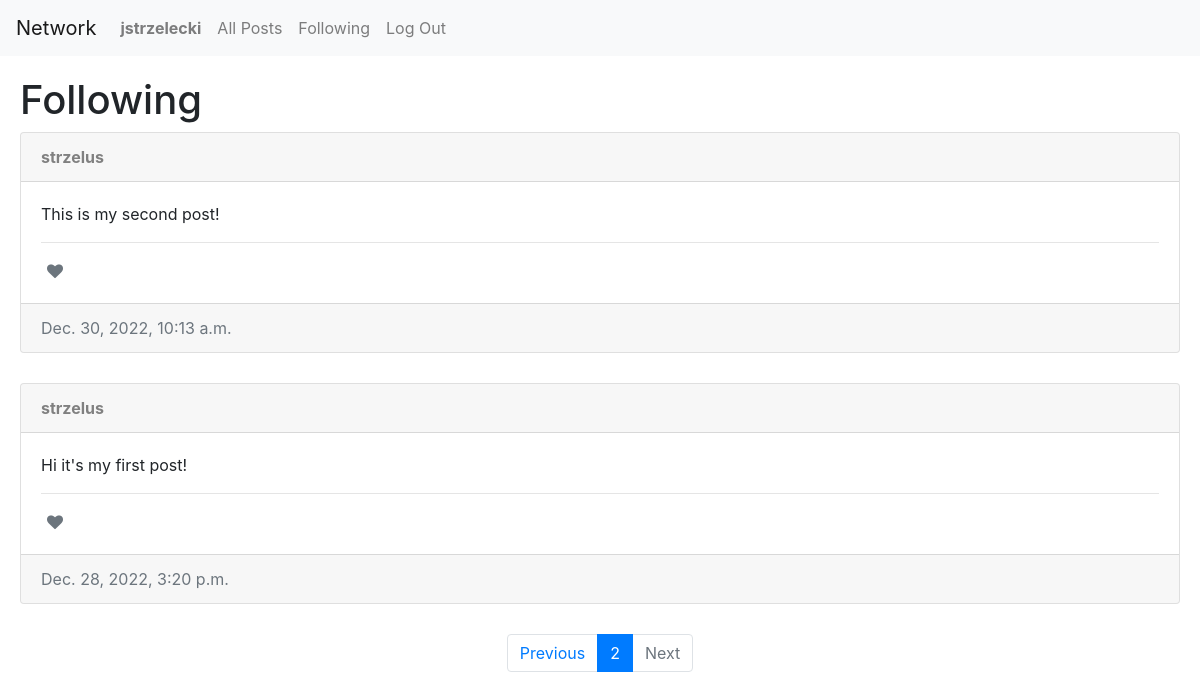
Page /following?page=2 (signed in) on the committed database.
### network/models.py (models this page shows, shortened)
class User(AbstractUser):
    pass

class Post(models.Model):
    user = models.ForeignKey(User, on_delete=models.CASCADE, related_name="author")
    text = models.TextField(null=True)
    date = models.DateTimeField(auto_now_add=True)
    likes = models.DecimalField(default=0, max_digits=5, decimal_places=0)

### network/views.py (the view)
# urls.py: path("following", views.following, name="following"),
@login_required
def following(request):
    following = list(Follow.objects.filter(follower=request.user).values_list('following', flat=True))
    posts = Post.objects.filter(user__in=following).order_by("-date")
    likes = Like.objects.all()
    whoYouLiked = []
    try:
        for like in likes:
            if like.user == request.user:
                whoYouLiked.append(like.post.id)
    except:
        whoYouLiked = []
    paginator = Paginator(posts, 10)
    page_number = request.GET.get('page')
    page_obj = paginator.get_page(page_number)
    return render(request, "network/following.html", {
        "page_obj": page_obj,
        "whoYouLiked": whoYouLiked
    })

### network/templates/network/following.html
{% extends "network/layout.html" %} {% block body %}
<h1>Following</h1>
<div class="vstack gap-3">
	{% if page_obj %} {% for post in page_obj %}
	<div class="card">
		<div class="card-header">
			<a id="username" class="user-link" href="{% url 'profile' post.user.id %}"
				><strong>{{ post.user }}</strong></a
			>
		</div>
		<div class="card-body">
			<p class="card-title">{{ post.text }}</p>
		<hr />
		{% if user == post.user %}
		<button
			class="btn btn-secondary"
			type="button"
			data-toggle="modal"
			data-target="#modal_edit_post_{{ post.id }}"
		>
			Edit
		</button>
		<div
			class="modal fade"
			id="modal_edit_post_{{ post.id }}"
			tabindex="-1"
			role="dialog"
			aria-hidden="true"
			aria-labelledby="modal_edit_post_{{ post.id }}_label"
		>
			<div class="modal-dialog" role="document">
				<div class="modal-content">
					<div class="modal-header">
						<h5 class="modal-title">Edit Post</h5>
						<button
							type="button"
							class="close"
							data-dismiss="modal"
							aria-label="Close"
						>
							<span aria-hidden="true">&times;</span>
						</button>
					</div>
					<div class="modal-body">
						<textarea
							class="form-control"
							name="content"
							id="textarea_{{ post.id }}"
							rows="5"
						>
{{ post.text }}</textarea
						>
					</div>
					<div class="modal-footer">
						<button
							type="button"
							class="btn btn-secondary"
							data-dismiss="modal"
						>
							Close
						</button>
						<button
							type="button"
							class="btn btn-primary"
							onclick="submitHandler({{ post.id }})"
						>
							Save changes
						</button>
					</div>
				</div>
			</div>
		</div>
		{% else %} {% if user.is_authenticated %}
		<div class="card-text">
			{% if post.id in whoYouLiked %}
			<button
				id="like_btn_{{ post.id }}"
				class="red like fa fa-heart"
				onclick="likeHandler({{ post.id }}, {{ whoYouLiked }})"
			></button>
			{% else %}
			<button
				id="like_btn_{{ post.id }}"
				class="text-muted like fa fa-heart"
				onclick="likeHandler({{ post.id }}, {{ whoYouLiked }})"
			></button>
			{% endif %}
		</div>
		{% endif %} {% endif %}
        </div>
		<div class="card-footer text-muted">{{ post.date }}</div>
    </div>
	{% empty %}
	<h1>No users are followed</h1>
	{% endfor %} {% endif %}
<nav>
	<ul class="pagination justify-content-center">
		{% if page_obj.has_previous %}
		<li class="page-item">
			<a class="page-link" href="?page={{ page_obj.previous_page_number }}"
				>Previous</a
			>
		</li>
		{% else %}
		<li class="page-item disabled">
			<a class="page-link" aria-label="disabled" href="#">Previous</a>
		</li>
		{% endif %}
		<li class="page-item active" aria-current="page">
			<span class="page-link" href="#">{{ page_obj.number }}</span>
		</li>
		{% if page_obj.has_next %}
		<li class="page-item">
			<a class="page-link" href="?page={{ page_obj.next_page_number }}">Next</a>
		</li>
		{% else %}
		<li class="page-item disabled">
			<a class="page-link" aria-label="disabled" href="#">Next</a>
		</li>
		{% endif %}
	</ul>
</nav>
{% endblock %}

### network/templates/network/layout.html (shortened to what this page needs)
{% load static %}
<!DOCTYPE html>
<html lang="en">
	<head>
		<link
			rel="stylesheet"
			href="https://stackpath.bootstrapcdn.com/bootstrap/4.4.1/css/bootstrap.min.css"
		/>
		<link
			rel="stylesheet"
			href="https://cdnjs.cloudflare.com/ajax/libs/font-awesome/4.7.0/css/font-awesome.min.css"
		/>
		<link href="{% static 'network/styles.css' %}" rel="stylesheet" />
	<body>
		<nav class="navbar navbar-expand-lg navbar-light bg-light">
			<a class="navbar-brand" href="{% url 'index' %}">Network</a>
			<div>
				<ul class="navbar-nav mr-auto">
					{% if user.is_authenticated %}
					<li class="nav-item">
						<a id="username" class="nav-link" href="{% url 'profile' user.id %}"
							><strong>{{ user.username }}</strong></a
						>
					</li>
					{% endif %}
					<li class="nav-item">
						<a class="nav-link" href="{% url 'index' %}">All Posts</a>
					</li>
					{% if user.is_authenticated %}
					<li class="nav-item">
						<a class="nav-link" href="{% url 'following' %}">Following</a>
					</li>
					<li class="nav-item">
						<a class="nav-link" href="{% url 'logout' %}">Log Out</a>
					</li>
					{% endif %}
				</ul>
			</div>
		</nav>
		<div class="body">{% block body %} {% endblock %}</div>
	</body>
</html>

### network/static/network/styles.css (style rules this page uses)
.body { padding: 20px; }
.card { margin-bottom: 30px; }
.user-link { color: gray; }
.like { margin-right: 0.5em; background: none; border: white; border-radius: 0.5em; }

### rows in the picture
User: username "jstrzelecki"
Post: user "strzelus", text "This is my second post!", date "Dec. 30, 2022, 10:13 a.m."
Post: user "strzelus", text "Hi it's my first post!", date "Dec. 28, 2022, 3:20 p.m."

### other values in the picture
{{ page_obj.number }} "2"
